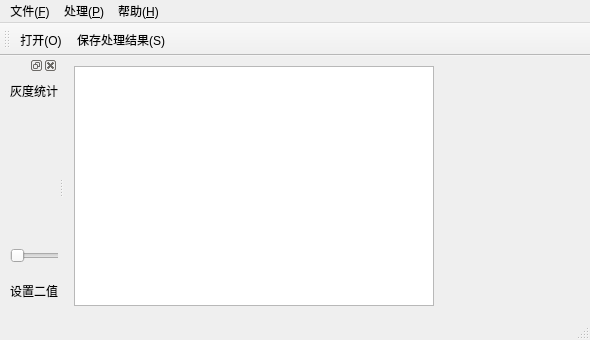
<?xml version="1.0" encoding="UTF-8"?>
<ui version="4.0">
 <class>MainWindow</class>
 <widget class="QMainWindow" name="MainWindow">
  <property name="geometry">
   <rect>
    <x>0</x>
    <y>0</y>
    <width>590</width>
    <height>340</height>
   </rect>
  </property>
  <property name="windowTitle">
   <string>MainWindow</string>
  </property>
  <property name="windowIcon">
   <iconset resource="myresources.qrc">
    <normaloff>:/images/counterIcon.ico</normaloff>:/images/counterIcon.ico</iconset>
  </property>
  <widget class="QWidget" name="centralWidget">
   <widget class="QGraphicsView" name="graphicsView">
    <property name="geometry">
     <rect>
      <x>10</x>
      <y>10</y>
      <width>360</width>
      <height>240</height>
     </rect>
    </property>
   </widget>
  </widget>
  <widget class="QStatusBar" name="statusBar"/>
  <widget class="QMenuBar" name="menuBar">
   <property name="geometry">
    <rect>
     <x>0</x>
     <y>0</y>
     <width>590</width>
     <height>22</height>
    </rect>
   </property>
   <widget class="QMenu" name="menu_F">
    <property name="title">
     <string>文件(&amp;F)</string>
    </property>
    <addaction name="actionOpen"/>
    <addaction name="actionSave"/>
    <addaction name="separator"/>
    <addaction name="actionExit"/>
   </widget>
   <widget class="QMenu" name="menu_P">
    <property name="title">
     <string>处理(&amp;P)</string>
    </property>
    <widget class="QMenu" name="menu_B">
     <property name="title">
      <string>二值化</string>
     </property>
     <addaction name="actionManual"/>
     <addaction name="actionOtsu"/>
    </widget>
    <widget class="QMenu" name="menu_C">
     <property name="title">
      <string>计数(&amp;C)</string>
     </property>
     <addaction name="actionManualCount"/>
     <addaction name="actionAutoCount"/>
    </widget>
    <addaction name="actionGray"/>
    <addaction name="menu_B"/>
    <addaction name="separator"/>
    <addaction name="actionHistogramEqualization"/>
    <addaction name="actionSharpen"/>
    <addaction name="actionBlur"/>
    <addaction name="separator"/>
    <addaction name="menu_C"/>
   </widget>
   <widget class="QMenu" name="menu_H">
    <property name="title">
     <string>帮助(&amp;H)</string>
    </property>
    <addaction name="actionAbout"/>
   </widget>
   <addaction name="menu_F"/>
   <addaction name="menu_P"/>
   <addaction name="menu_H"/>
  </widget>
  <widget class="QToolBar" name="mainToolBar">
   <attribute name="toolBarArea">
    <enum>TopToolBarArea</enum>
   </attribute>
   <attribute name="toolBarBreak">
    <bool>false</bool>
   </attribute>
   <addaction name="actionOpen"/>
   <addaction name="actionSave"/>
  </widget>
  <widget class="QDockWidget" name="dockWidget">
   <attribute name="dockWidgetArea">
    <number>1</number>
   </attribute>
   <widget class="QWidget" name="dockWidgetContents">
    <widget class="QLabel" name="hist">
     <property name="geometry">
      <rect>
       <x>10</x>
       <y>30</y>
       <width>185</width>
       <height>131</height>
      </rect>
     </property>
     <property name="text">
      <string/>
     </property>
    </widget>
    <widget class="QLCDNumber" name="lcdThreshold">
     <property name="geometry">
      <rect>
       <x>130</x>
       <y>200</y>
       <width>51</width>
       <height>31</height>
      </rect>
     </property>
    </widget>
    <widget class="QLabel" name="labelHist">
     <property name="geometry">
      <rect>
       <x>10</x>
       <y>5</y>
       <width>121</width>
       <height>21</height>
      </rect>
     </property>
     <property name="text">
      <string>灰度统计直方图</string>
     </property>
    </widget>
    <widget class="QSlider" name="hSliderThreshold">
     <property name="geometry">
      <rect>
       <x>10</x>
       <y>170</y>
       <width>185</width>
       <height>22</height>
      </rect>
     </property>
     <property name="maximum">
      <number>255</number>
     </property>
     <property name="orientation">
      <enum>Qt::Horizontal</enum>
     </property>
    </widget>
    <widget class="QLabel" name="labelSetThreshold">
     <property name="geometry">
      <rect>
       <x>10</x>
       <y>200</y>
       <width>111</width>
       <height>31</height>
      </rect>
     </property>
     <property name="text">
      <string>设置二值化分割阈值</string>
     </property>
    </widget>
   </widget>
  </widget>
  <action name="actionOpen">
   <property name="icon">
    <iconset resource="myresources.qrc">
     <normaloff>:/images/open.png</normaloff>:/images/open.png</iconset>
   </property>
   <property name="text">
    <string>打开(&amp;O)</string>
   </property>
   <property name="toolTip">
    <string>打开新图片</string>
   </property>
   <property name="shortcut">
    <string>Ctrl+O</string>
   </property>
  </action>
  <action name="actionSave">
   <property name="icon">
    <iconset resource="myresources.qrc">
     <normaloff>:/images/save.png</normaloff>:/images/save.png</iconset>
   </property>
   <property name="text">
    <string>保存处理结果(&amp;S)</string>
   </property>
   <property name="toolTip">
    <string>保存处理结果</string>
   </property>
   <property name="shortcut">
    <string>Ctrl+S</string>
   </property>
  </action>
  <action name="actionAbout">
   <property name="text">
    <string>关于(&amp;A)</string>
   </property>
   <property name="shortcut">
    <string>Ctrl+A</string>
   </property>
  </action>
  <action name="actionExit">
   <property name="text">
    <string>退出(&amp;E)</string>
   </property>
   <property name="shortcut">
    <string>Ctrl+E</string>
   </property>
  </action>
  <action name="actionGray">
   <property name="text">
    <string>灰度图像(&amp;G)</string>
   </property>
   <property name="shortcut">
    <string>Ctrl+G</string>
   </property>
  </action>
  <action name="actionHistogramEqualization">
   <property name="text">
    <string>直方图均衡化(&amp;H)</string>
   </property>
   <property name="shortcut">
    <string>Ctrl+H</string>
   </property>
  </action>
  <action name="actionManual">
   <property name="text">
    <string>手动设置阈值</string>
   </property>
  </action>
  <action name="actionOtsu">
   <property name="text">
    <string>自动分割（Otsu）</string>
   </property>
   <property name="toolTip">
    <string>自适应分割（Otsu）</string>
   </property>
  </action>
  <action name="actionSharpen">
   <property name="text">
    <string>锐化(&amp;R)</string>
   </property>
   <property name="toolTip">
    <string>锐化(R)</string>
   </property>
   <property name="shortcut">
    <string>Ctrl+R</string>
   </property>
  </action>
  <action name="actionBlur">
   <property name="text">
    <string>模糊(&amp;B)</string>
   </property>
   <property name="shortcut">
    <string>Ctrl+B</string>
   </property>
  </action>
  <action name="actionManualCount">
   <property name="text">
    <string>手动设置二值化阈值</string>
   </property>
  </action>
  <action name="actionAutoCount">
   <property name="text">
    <string>自适应二值化阈值</string>
   </property>
  </action>
 </widget>
 <layoutdefault spacing="6" margin="11"/>
 <resources>
  <include location="myresources.qrc"/>
 </resources>
 <connections>
  <connection>
   <sender>hSliderThreshold</sender>
   <signal>sliderMoved(int)</signal>
   <receiver>lcdThreshold</receiver>
   <slot>display(int)</slot>
   <hints>
    <hint type="sourcelabel">
     <x>44</x>
     <y>271</y>
    </hint>
    <hint type="destinationlabel">
     <x>130</x>
     <y>310</y>
    </hint>
   </hints>
  </connection>
 </connections>
</ui>
